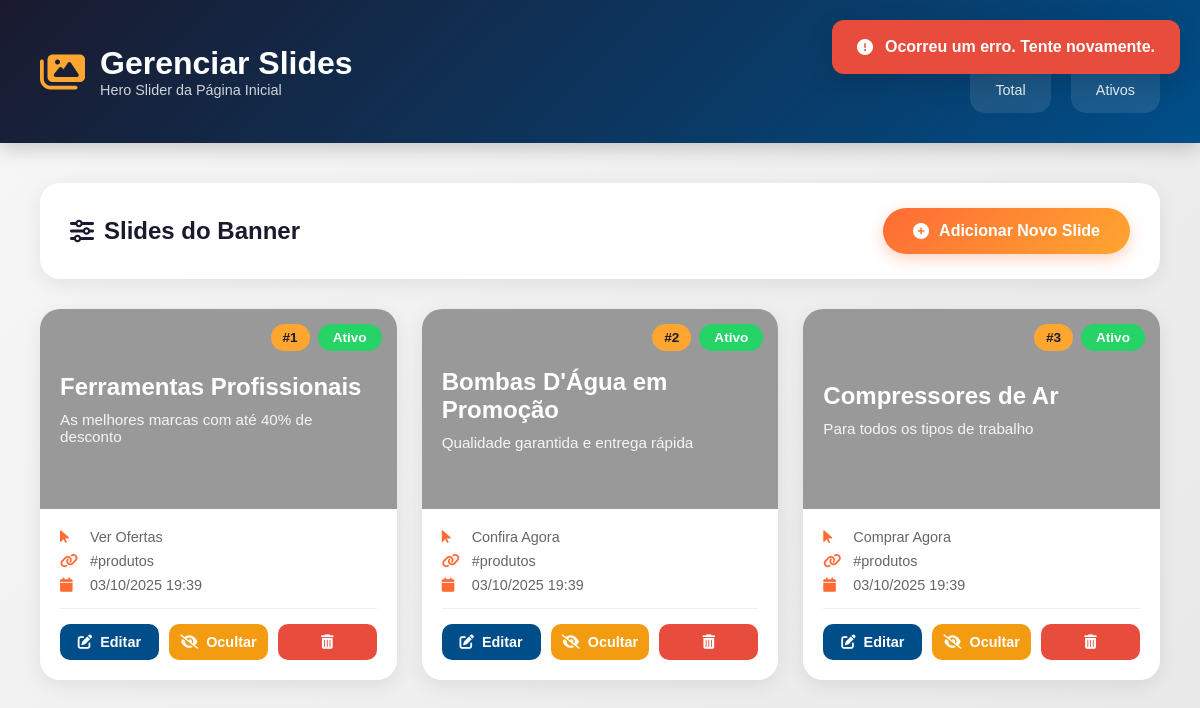
/admin/slides/slide.php?erro=id_invalido (signed in), run on the app's committed database.
### tables this page shows
CREATE TABLE IF NOT EXISTS slides (
    id INT AUTO_INCREMENT PRIMARY KEY,
    titulo VARCHAR(255) NOT NULL,
    subtitulo TEXT,
    texto_botao VARCHAR(100) DEFAULT 'Ver Ofertas',
    link_botao VARCHAR(255) DEFAULT '#produtos',
    imagem_url VARCHAR(255),
    ordem INT DEFAULT 0,
    ativo BOOLEAN DEFAULT 1,
    criado_em TIMESTAMP DEFAULT CURRENT_TIMESTAMP,
    atualizado_em TIMESTAMP DEFAULT CURRENT_TIMESTAMP ON UPDATE CURRENT_TIMESTAMP
);

### admin/slides/slide.php (the view, shortened to what this page needs)
<?php
include '../../config/conexao.php';
$sql = "SELECT * FROM slides ORDER BY ordem ASC, id ASC";
$result = $conn->query($sql);
$totalSlides = $result->num_rows;
$slidesAtivos = $conn->query("SELECT COUNT(*) as total FROM slides WHERE ativo = 1")->fetch_assoc()['total'];
?>
<!DOCTYPE html>
<html lang="pt-BR">
<head>
    <link rel="stylesheet" href="https://cdnjs.cloudflare.com/ajax/libs/font-awesome/6.4.0/css/all.min.css">
</head>
<body>
    <?php if (isset($_GET['erro'])): ?>
        <div class="alert-message alert-error">
            <i class="fas fa-exclamation-circle"></i>
            <span>Ocorreu um erro. Tente novamente.</span>
        </div>
    <?php endif; ?>
    <div class="admin-header">
        <div class="admin-header-content">
            <div class="admin-title">
                <i class="fas fa-images"></i>
                <div>
                    <h1>Gerenciar Slides</h1>
                    <p style="opacity: 0.8; font-size: 0.9rem;">Hero Slider da Página Inicial</p>
                </div>
            </div>
            <div class="admin-stats">
                <div class="stat-box">
                    <div class="number"><?= $totalSlides ?></div>
                    <div class="label">Total</div>
                </div>
                <div class="stat-box">
                    <div class="number"><?= $slidesAtivos ?></div>
                    <div class="label">Ativos</div>
                </div>
            </div>
        </div>
    </div>
    <div class="admin-container">
        <div class="action-bar">
            <h2>
                <i class="fas fa-sliders-h"></i>
                Slides do Banner
            </h2>
            <a href="criar_slide.php" class="btn-add">
                <i class="fas fa-plus-circle"></i>
                Adicionar Novo Slide
            </a>
        </div>
        <?php if ($totalSlides > 0): ?>
            <div class="slides-grid">
                <?php while ($slide = $result->fetch_assoc()): ?>
                    <div class="slide-card">
                        <div class="slide-preview" style="background-image: url('../../<?= htmlspecialchars($slide['imagem_url']) ?>');">
                            <div class="slide-badges">
                                <span class="badge-ordem">#<?= $slide['ordem'] ?></span>
                                <span class="badge-status <?= $slide['ativo'] ? 'ativo' : 'inativo' ?>">
                                    <?= $slide['ativo'] ? 'Ativo' : 'Inativo' ?>
                                </span>
                            </div>
                            <div class="slide-preview-content">
                                <h3><?= htmlspecialchars($slide['titulo']) ?></h3>
                                <p><?= htmlspecialchars($slide['subtitulo']) ?></p>
                            </div>
                        </div>
                        <div class="slide-info">
                            <div class="slide-details">
                                <div class="slide-detail-item">
                                    <i class="fas fa-mouse-pointer"></i>
                                    <span><?= htmlspecialchars($slide['texto_botao']) ?></span>
                                </div>
                                <div class="slide-detail-item">
                                    <i class="fas fa-link"></i>
                                    <span><?= htmlspecialchars($slide['link_botao']) ?></span>
                                </div>
                                <div class="slide-detail-item">
                                    <i class="fas fa-calendar"></i>
                                    <span><?= date('d/m/Y H:i', strtotime($slide['atualizado_em'])) ?></span>
                                </div>
                            </div>
                            <div class="slide-actions">
                                <a href="editar_slide.php?id=<?= $slide['id'] ?>" class="btn-edit">
                                    <i class="fas fa-edit"></i> Editar
                                </a>
                                <a href="toggle_slide.php?id=<?= $slide['id'] ?>" class="btn-toggle">
                                    <i class="fas fa-eye<?= $slide['ativo'] ? '-slash' : '' ?>"></i>
                                    <?= $slide['ativo'] ? 'Ocultar' : 'Ativar' ?>
                                </a>
                                <a href="deletar_slide.php?id=<?= $slide['id'] ?>" class="btn-delete">
                                    <i class="fas fa-trash-alt"></i>
                                </a>
                            </div>
                        </div>
                    </div>
                <?php endwhile; ?>
            </div>
        <?php endif; ?>
    </div>
</body>
</html>

### admin/slides/slide.php (style rules this page uses)
* { margin: 0; padding: 0; box-sizing: border-box; }
:root { --primary: #FF6B35; --secondary: #004E89; --accent: #FFA630; --dark: #1A1A2E; --light: #F7F7F7; --white: #FFFFFF; --success: #25D366; --error: #e74c3c; --warning: #f39c12; }
body { font-family: 'Arial', sans-serif; background: linear-gradient(135deg, var(--light) 0%, #e8e8e8 100%); min-height: 100vh; padding: 0; }
.alert-message { position: fixed; top: 20px; right: 20px; padding: 18px 25px; border-radius: 12px; box-shadow: 0 8px 25px rgba(0, 0, 0, 0.15); z-index: 9999; display: flex; align-items: center; gap: 12px; font-weight: 600; animation: slideInRight 0.4s ease-out, fadeOut 0.3s ease-in 2.7s; max-width: 400px; }
.alert-error { background: var(--error); color: white; }
.admin-header { background: linear-gradient(135deg, var(--dark) 0%, var(--secondary) 100%); color: white; padding: 30px 0; box-shadow: 0 5px 20px rgba(0, 0, 0, 0.2); }
.admin-header-content { max-width: 1400px; margin: 0 auto; padding: 0 40px; display: flex; justify-content: space-between; align-items: center; flex-wrap: wrap; gap: 20px; }
.admin-title { display: flex; align-items: center; gap: 15px; }
.admin-title h1 { font-size: 2rem; font-weight: 700; }
.admin-title i { font-size: 2.5rem; color: var(--accent); }
.admin-stats { display: flex; gap: 20px; align-items: center; }
.stat-box { background: rgba(255, 255, 255, 0.1); padding: 15px 25px; border-radius: 15px; text-align: center; backdrop-filter: blur(10px); }
.stat-box .number { font-size: 2rem; font-weight: bold; color: var(--accent); }
.stat-box .label { font-size: 0.9rem; opacity: 0.9; }
.admin-container { max-width: 1400px; margin: 40px auto; padding: 0 40px; }
.action-bar { background: var(--white); padding: 25px 30px; border-radius: 20px; box-shadow: 0 5px 20px rgba(0, 0, 0, 0.08); margin-bottom: 30px; display: flex; justify-content: space-between; align-items: center; flex-wrap: wrap; gap: 20px; }
.action-bar h2 { color: var(--dark); font-size: 1.5rem; display: flex; align-items: center; gap: 10px; }
.btn-add { background: linear-gradient(135deg, var(--primary) 0%, var(--accent) 100%); color: white; padding: 14px 30px; border-radius: 50px; text-decoration: none; font-weight: 600; display: inline-flex; align-items: center; gap: 10px; transition: all 0.3s ease; box-shadow: 0 5px 15px rgba(255, 107, 53, 0.3); font-size: 1rem; }
.slides-grid { display: grid; grid-template-columns: repeat(auto-fill, minmax(350px, 1fr)); gap: 25px; margin-top: 20px; }
.slide-card { background: var(--white); border-radius: 20px; overflow: hidden; box-shadow: 0 5px 20px rgba(0, 0, 0, 0.08); transition: all 0.3s ease; position: relative; }
.slide-preview { width: 100%; height: 200px; background-size: cover; background-position: center; position: relative; }
.slide-preview::before { content: ''; position: absolute; top: 0; left: 0; width: 100%; height: 100%; background: rgba(0, 0, 0, 0.4); }
.slide-preview-content { position: relative; z-index: 2; padding: 20px; color: white; height: 100%; display: flex; flex-direction: column; justify-content: center; }
.slide-preview-content h3 { font-size: 1.5rem; margin-bottom: 10px; }
.slide-preview-content p { font-size: 0.95rem; opacity: 0.9; }
.slide-badges { position: absolute; top: 15px; right: 15px; z-index: 3; display: flex; gap: 8px; }
.badge-status { padding: 6px 15px; border-radius: 20px; font-size: 0.85rem; font-weight: 600; }
.badge-status.ativo { background: var(--success); color: white; }
.badge-ordem { background: var(--accent); color: var(--dark); padding: 6px 12px; border-radius: 20px; font-size: 0.85rem; font-weight: bold; }
.slide-info { padding: 20px; }
.slide-details { margin-bottom: 15px; }
.slide-detail-item { display: flex; align-items: center; gap: 10px; margin-bottom: 8px; color: #666; font-size: 0.9rem; }
.slide-detail-item i { color: var(--primary); width: 20px; }
.slide-actions { display: flex; gap: 10px; padding-top: 15px; border-top: 1px solid #f0f0f0; }
.btn-edit, .btn-delete, .btn-toggle { flex: 1; padding: 10px; border-radius: 10px; text-decoration: none; font-weight: 600; font-size: 0.9rem; display: flex; align-items: center; justify-content: center; gap: 8px; transition: all 0.3s ease; border: none; cursor: pointer; }
.btn-edit { background: var(--secondary); color: white; }
.btn-delete { background: var(--error); color: white; }
.btn-toggle { background: var(--warning); color: white; }
.slide-card { animation: fadeIn 0.5s ease-out; }

### data on the page
slides: ordem "1", ativo "Ativo", titulo "Ferramentas Profissionais", subtitulo "As melhores marcas com até 40% de desconto", texto_botao "Ver Ofertas", link_botao "#produtos", atualizado_em "03/10/2025 19:39"
slides: ordem "2", ativo "Ativo", titulo "Bombas D'Água em Promoção", subtitulo "Qualidade garantida e entrega rápida", texto_botao "Confira Agora", link_botao "#produtos", atualizado_em "03/10/2025 19:39"
slides: ordem "3", ativo "Ativo", titulo "Compressores de Ar", subtitulo "Para todos os tipos de trabalho", texto_botao "Comprar Agora", link_botao "#produtos", atualizado_em "03/10/2025 19:39"
